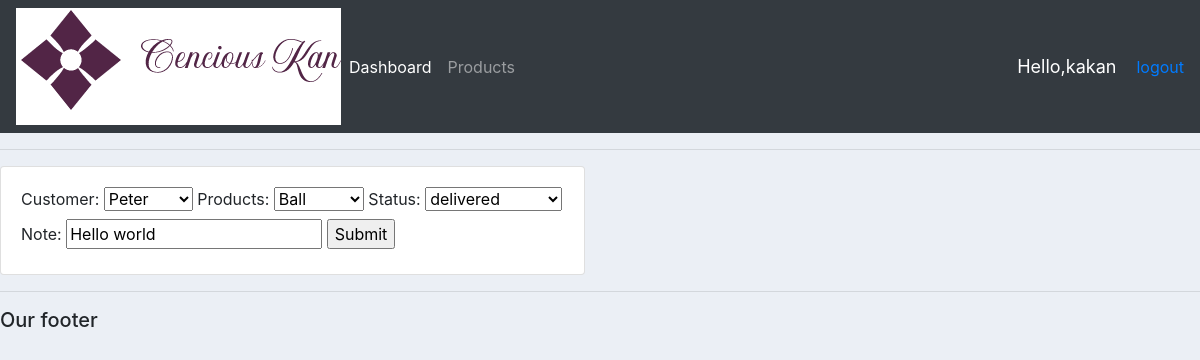
Screenshot of /update_order/3/ (signed in) with the database file from the repository.
### accounts/models.py (models this page shows, shortened)
class Order(models.Model):
    STATUS=(
            ('Pending', 'pending'),
            ('Out for delivery', 'out for delivery'),
            ('Delivered', 'delivered'),
        )
    customer= models.ForeignKey(Customer, null=True, on_delete=models.SET_NULL)
    products= models.ForeignKey(Product, null=True, on_delete=models.SET_NULL)
    date_created=models.DateField(auto_now_add=True, null=True)
    status= models.CharField(max_length=200, null=True, choices=STATUS)
    note = models.CharField(max_length=1000,null=True)

### accounts/decorators.py (the view)
        def wrappper_func(request, *args, **kwargs):
            group = None
            if request.user.groups.exists():
                group = request.user.groups.all()[0].name
                print('group: '+group)
            if group in allowed_roles:
                return view_func(request, *args, **kwargs)
            else:
                return HttpResponse('You are not autorised to view this page.')

### accounts/forms.py
class OrderForm(ModelForm):
    class Meta:
        model = Order
        fields= '__all__'

### accounts/models.py (called while the page is built)
    def __str__(self):
        return self.name

    def __str__(self):
        return self.name

### accounts/views.py (called while the page is built)
@login_required(login_url='login')
@allowed_users(allowed_roles=['admin'])
def updateOrder(request, pk):
    order =Order.objects.get(id=pk) #to prefil the form, query item from here.
    form = OrderForm(instance=order)
    if request.method == 'POST':
        form = OrderForm(request.POST, instance=order)
        if form.is_valid():
            form.save()
            return redirect('/')
    context={'form': form}
    return render(request,'accounts/order_form.html',context)

### accounts/templates/accounts/order_form.html (shortened to what this page needs)
{%extends 'accounts/main.html' %}
{%load static%}
{%block element%}
<div class="row">
    <div class="col-md-6">
        <div class="card card-body">
            <form action="" method="POST">
                 {% if formset %}
                 {{ formset.management_form }}
                 {% for form in formset  %}
                   {{ form }}
                   <hr>
                 {% endfor %}
               {% elif form %}
                 {{ form }}
               {% endif %}
                <input type="submit" name="submit">
            </form>
        </div>
    </div>
</div>
{% endblock element%}

### accounts/templates/accounts/navbar.html (shortened to what this page needs)
{% load static%}
<nav class="navbar navbar-expand-lg navbar-dark bg-dark">
    <img src="{% static 'images/ce.png' %}" alt="">
    <div class="collapse navbar-collapse" id="navbarNav">
      <ul class="navbar-nav">
        {% if request.user.is_staff%}
        <li class="nav-item active">
          <a class="nav-link" href="{% url 'home' %}">Dashboard</a>
        </li>
        <li class="nav-item">
          <a class="nav-link" href="{% url 'products' %}">Products</a>
        </li>
        {% else %}
        <li class="nav-item">
          <a class="nav-link" href="{% url 'account' %}">Settings</a>
        </li>
        {% endif %}
      </ul>
    </div>
    <span class="hello-msg">Hello,{{request.user}} </span>
    <a href=" {% url 'logout' %} ">logout</a>
  </nav>

### static/css/main.css (style rules this page uses)
body { background-color: #ebeff5; }

### accounts/templates/accounts/navbar.html (style rules this page uses)
.hello-msg { font-size: 18px; color: #fff; margin-right: 20px; }

### rows the page displays
Order: customer "Peter", products "Ball", status "delivered", note "Hello world"

### other values shown
{{ request.user }} "kakan"
